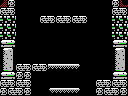

A 2D game scene composited from a Tiled map and its tileset images. What follows is a short description and the map's XML, with every tile layer's data as written:
An orthogonal 16x12 tile map with 8x8 px tiles, 1 tile layer (Tile Layer 1) and 8 objects (2x pushable-block, 2x item, breakable-left, door-left, door-right, ...).

<map version="1.0" orientation="orthogonal" renderorder="right-down" width="16" height="12" tilewidth="8" tileheight="8" nextobjectid="18">
 <properties>
  <property name="down" value="hole" />
  <property name="up" value="hole" />
 </properties>
 <tileset firstgid="1" name="tiles" tilewidth="8" tileheight="8" tilecount="256" columns="16">
  <image source="tiles.png" width="128" height="128" />
 </tileset>
 <layer name="Tile Layer 1" width="16" height="12">
  <data encoding="csv">
127,165,1,1,1,1,1,1,1,1,1,1,1,1,165,128,
103,104,1,1,1,1,1,1,1,1,1,1,1,1,103,104,
162,162,1,1,1,103,104,103,104,103,104,1,1,1,162,162,
162,162,1,1,1,1,1,1,1,1,1,1,1,1,162,162,
162,162,1,1,1,1,1,1,1,1,1,1,1,1,162,162,
244,245,1,1,1,1,1,1,1,1,1,1,1,1,244,245,
196,197,1,1,1,1,1,1,1,1,1,1,1,1,196,197,
212,213,1,1,1,1,1,1,1,1,1,1,1,1,212,213,
228,229,103,104,103,104,246,246,246,171,1,1,1,1,228,229,
244,245,165,165,1,1,1,1,1,1,1,1,1,1,244,245,
103,104,103,104,1,1,1,1,1,1,1,1,103,104,103,104,
165,103,104,165,1,1,172,246,246,171,1,1,165,103,104,165
</data>
 </layer>
 <objectgroup name="objects">
  <object id="5" type="breakable-left" x="0" y="48" width="16" height="32" />
  <object id="7" type="door-left" x="0" y="48" width="16" height="24" />
  <object id="9" type="pushable-block" x="48" y="48" width="16" height="16" />
  <object id="10" type="item" x="48" y="0" width="16" height="16" />
  <object id="13" type="pushable-block" x="56" y="72" width="16" height="16" />
  <object id="15" type="door-right" x="112" y="48" width="16" height="24" />
  <object id="16" type="breakable-right" x="112" y="48" width="16" height="32" />
  <object id="17" type="item" x="64" y="0" width="16" height="16" />
 </objectgroup>
</map>
